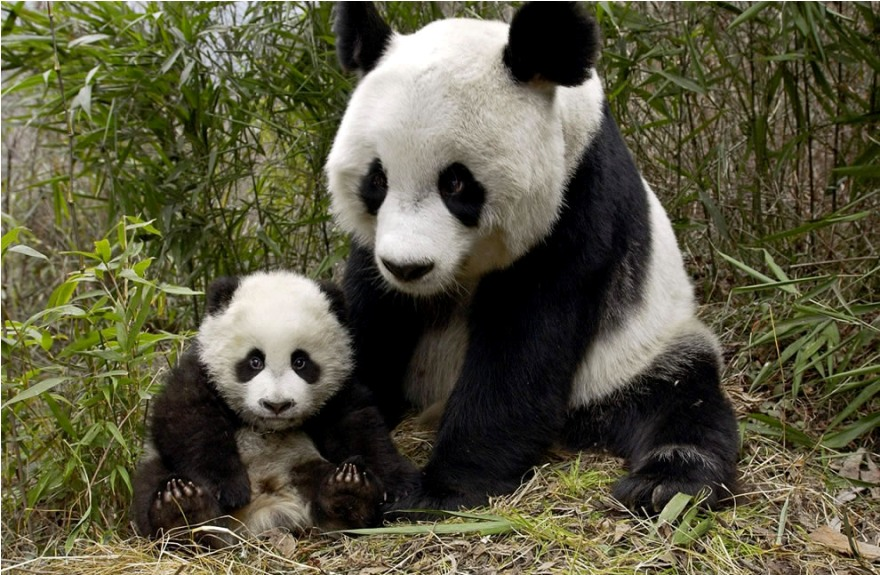
#> input picture lab_2/data/2_животные (2).jpg, 880 x 575 px; its folder holds only this picture in this run
$ jupyter execute --allow-errors main.ipynb   (shell and % lines are left out)   (older library calls are emulated)
#> lines starting #> are read from the running program, lines starting #| are printed output that depends on the picture; after the words box and inside, x2 and y2 are one past the last pixel; in counts of white or black regions, pixels touching at a corner belong together
[cell 1]
from copy import deepcopy

from glob import glob
from typing import List, Tuple, Optional, Callable, Mapping, Any
from tqdm.notebook import tqdm

import pandas as pd
import numpy as np
import cv2
import skfuzzy as fuzz

from sklearn.cluster import KMeans, DBSCAN, OPTICS, SpectralClustering, MeanShift
from sklearn.metrics import pairwise_distances
from skimage.feature import peak_local_max
from skimage.morphology import watershed
from skimage.segmentation import flood_fill
from scipy import ndimage
from matplotlib import pyplot as plt

## Read Data

[cell 2]
def read_one_image(
    image_name: str,
    resize_shape: Optional[Tuple[int, int]] = None
):
    image = cv2.imread(image_name)
    image = cv2.cvtColor(image, cv2.COLOR_BGR2RGB)
    if resize_shape is not None:
        image = cv2.resize(image, resize_shape)
    return image

def read_images(
    image_names: List[str],
    resize_shape: Optional[Tuple[int, int]] = None
):
    images = [read_one_image(el, resize_shape) for el in image_names]
#> in read_one_image, image is the input picture: shape (575, 880, 3); mean B, G, R 63.1, 87, 89.2
#> in read_one_image, `image = cv2.resize(image, resize_shape)`:
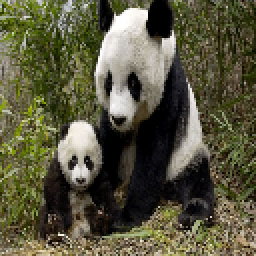
#> image: shape (128, 128, 3) (shown 2 times larger); mean R, G, B 88.7, 86.5, 62.6
#> images = 1 item
    if resize_shape is not None:
        images = np.stack(images)
    return images

[cell 3]
filenames = glob('data/2*.jpg')
print(filenames)

all_images = read_images(filenames, (128,128))
plt.imshow(all_images[0]);

## Util functions

[cell 4]
def uniform_normalize(im: np.array):
    return im.astype(float) / 255.0

# [23 lines left out: functions add_coord_encoding, apply_cluster_function, not called in this run]

def hi_beni_criteria(
    im: np.array,
    mask: np.array,

):
    nominator = 0.0
    denominator = 0.0
    im = uniform_normalize(im)
    clusters = np.unique(mask)

    im = im.reshape(-1,im.shape[-1])
    mask = mask.flatten()
    for clust in tqdm(clusters):
        clust_elems = im[mask == clust]
        non_clust_elems = im[mask != clust]
        nominator += pairwise_distances(clust_elems, n_jobs=-1).sum()
        denominator += pairwise_distances(clust_elems, non_clust_elems, n_jobs=-1).sum()
    return nominator / denominator

# [35 lines left out: functions fuzzy_kmeans, apply_watershed, not called in this run]

def apply_grabcut(
    input_image: np.ndarray,
    inital_box: Tuple[int,int,int,int]
):
    # Plot bound mask
    bound_mask = deepcopy(input_image)
    bound_mask = cv2.rectangle(bound_mask, (inital_box[0], inital_box[1]),(inital_box[2], inital_box[3]), [255,0,0], 1)

    plt.imshow(bound_mask)
    plt.show()

    # Plot GrabCut
    temp_im = deepcopy(input_image)
    mask = np.zeros(temp_im.shape[:2],np.uint8)
    bgdModel = np.zeros((1,65),np.float64)
    fgdModel = np.zeros((1,65),np.float64)
    rect = (0,0,120,120)
    cv2.grabCut(temp_im,mask,inital_box,bgdModel,fgdModel,5,cv2.GC_INIT_WITH_RECT)
    mask2 = np.where((mask==2)|(mask==0),0,1).astype('uint8')

    plt.imshow(temp_im * mask2[:,:,None])
    plt.show()

    # Count HiBeni
    score = hi_beni_criteria(input_image, mask2)

    return score

def apply_flood_fill(
    input_image: np.ndarray,
    inital_point: Tuple[int,int],
    toler: int = 50
):
#> called with inital_point = (80, 80), toler = 50
    grayscale = cv2.cvtColor(input_image, cv2.COLOR_RGB2GRAY)
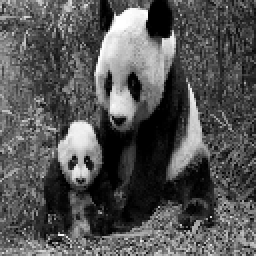
#> grayscale: shape (128, 128) (shown 2 times larger); min 0, max 255, mean 84.4
    segmented = flood_fill(grayscale, inital_point, 255, tolerance=toler)
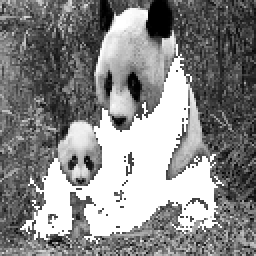
#> segmented: shape (128, 128) (shown 2 times larger); min 0, max 255, mean 135.5
    segmented = (segmented == 255).astype('uint8')
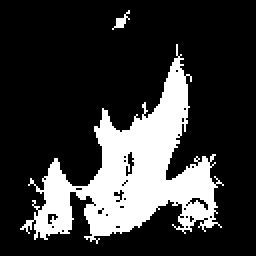
#> segmented: shape (128, 128) (shown 2 times larger); values 0 (black) and 1 (white), 21.9% white; 2 white regions, box (x1, y1, x2, y2) and area: (10, 22, 112, 122) 3548, (56, 5, 65, 15) 32

    plt.imshow((input_image * segmented[:,:,None]).astype('uint8'))
    plt.show()
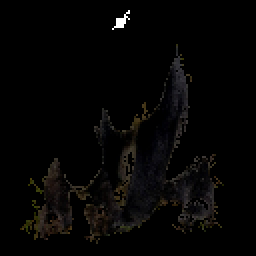
#> shown: shape (128, 128, 3) (shown 2 times larger); mean R, G, B 5.2, 4.5, 4
    plt.imshow(segmented)
    plt.show()

    # Count HiBeni
    score = hi_beni_criteria(input_image, segmented)
#> in uniform_normalize, `return im.astype(float) / 255.0`:
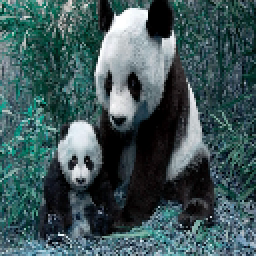
#> returned value: shape (128, 128, 3) float64 (shown 2 times larger); mean of channels 0, 1, 2 0.348, 0.339, 0.245; drawn as B, G, R
#> in hi_beni_criteria, `clusters = np.unique(mask)`: clusters = [0, 1]
#> in hi_beni_criteria, `mask = mask.flatten()`: mask = 16384 values, max 1 at index 704, min 0 at index 0, mean 0.219
#> after the loop in hi_beni_criteria, `for clust in tqdm(clusters):`: denominator = 0

    return score

# [34 lines left out: functions cv2_kmeans, sklearn_algs, not called in this run]

def cluster_evaluate_all_images(
    ims: np.array,
    clust_f: Callable,
    use_coord_enc: bool = False,
    use_normalization: bool = False,
    metric_fns: List[Tuple[Callable, str]] = [(hi_beni_criteria, 'hi-beni')]
):
    scores = {m_k:[] for _, m_k in metric_fns}
    for i in tqdm(range(ims.shape[0])):
        im = ims[i]

        plt.title("Image")
        plt.imshow(im)
        plt.show()

        mask = apply_cluster_function(
                    im=im,
                    clust_f=clust_f,
                    use_coord_enc=use_coord_enc,
                    use_uniform_norm=use_normalization
                )


        for clust in np.unique(mask):
            plt.title(f"Cluster {clust}")
            plt.imshow(im * (mask[:,:,None] == clust))
            plt.show()

        for m_f, m_k in metric_fns:
            m_v = m_f(im, mask)
            scores[m_k].append(m_v)
            print(f"{m_k} : {m_v}")

    for m_f, m_k in metric_fns:
        print(f"Mean {m_k} : {np.mean(scores[m_k])}")
        print(f"Std {m_k} : {np.std(scores[m_k])}")

    return scores

[cell 5]
all_results = dict()

## Flood Fill

[cell 6]
all_results['flood_fill'] = {"hi-beni": []}

#> (a cell that did not finish here is left out)

## Watershed

#> (a cell that did not finish here is left out)


## GrabCut

[cell 9]
all_results['grabcut'] = {"hi-beni": []}

#> (a cell that did not finish here is left out)

#> in apply_grabcut, `bound_mask = cv2.rectangle(bound_mask, (inital_box[0], inital_box[1]),..`:
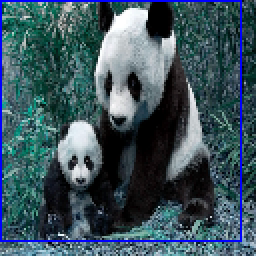
#> bound_mask: shape (128, 128, 3) (shown 2 times larger); 2.93% of pixels changed, all inside (x1, y1, x2, y2) = (0, 0, 121, 121); drawn as B, G, R
#> in apply_grabcut, `plt.show()`:
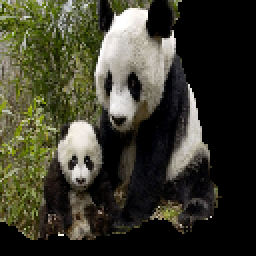
#> shown: shape (128, 128, 3) (shown 2 times larger); mean R, G, B 60, 59.4, 44.7
#> in hi_beni_criteria (call 2), `clusters = np.unique(mask)`:
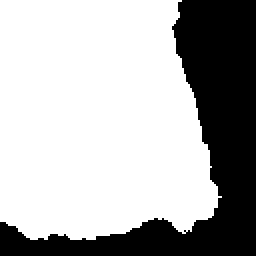
#> mask: shape (128, 128) (shown 2 times larger); values 0 (black) and 1 (white), 69.3% white; 1 black region, box (x1, y1, x2, y2) and area: (0, 0, 128, 128) 5038
#> in hi_beni_criteria (call 2), `mask = mask.flatten()`: mask = 16384 values, max 1 at index 0, min 0 at index 91, mean 0.693
#> after the loop in hi_beni_criteria, `for clust in tqdm(clusters):`: denominator = 0
all_results['grabcut']['hi-beni'].append(apply_grabcut(all_images[1], (5,25,120,120)))

## Sklearn MeanShift

#> (a cell that did not finish here is left out)


## Result table

[cell 12]
result_df = pd.DataFrame(
    index=all_results.keys(),
    columns=all_results[next(iter(all_results.keys()))].keys()
)

for k_exp in all_results.keys():
    for k_m in all_results[k_exp].keys():
        result_df.loc[k_exp,k_m] = all_results[k_exp][k_m]

for col in result_df.columns:
    result_df[f'{col}_mean'] = result_df[col].apply(np.mean)
    result_df[f'{col}_std'] = result_df[col].apply(np.std)

result_df

$ run again, on lab_2/data/2_животные.jpg
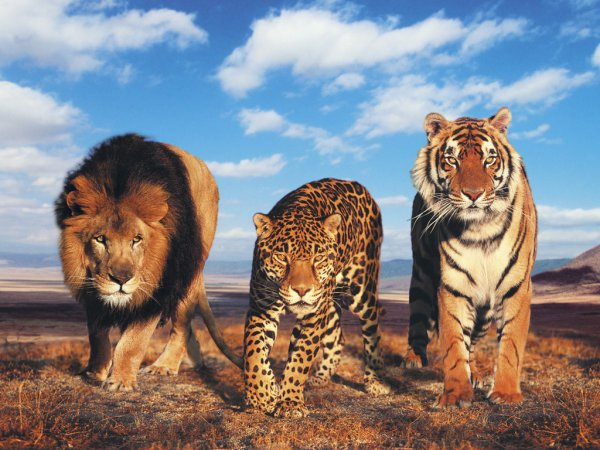
#> input picture lab_2/data/2_животные.jpg, 600 x 450 px
#> in read_one_image, image is the input picture: shape (450, 600, 3); mean B, G, R 134.1, 131.4, 134.5
#> images = 1 item
#> in apply_flood_fill, `segmented = (segmented == 255).astype('uint8')`:
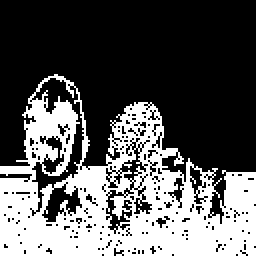
#> segmented: shape (128, 128) (shown 2 times larger); values 0 (black) and 1 (white), 35.5% white; 1 white region, box (x1, y1, x2, y2) and area: (0, 37, 128, 128) 5821
#> clusters = [0, 1]
#> in hi_beni_criteria, `mask = mask.flatten()`: mask = 16384 values, max 1 at index 4763, min 0 at index 0, mean 0.355
#> after the loop in hi_beni_criteria, `for clust in tqdm(clusters):`: denominator = 0
#> bound_mask: shape (128, 128, 3); mean of channels 0, 1, 2 138.2, 127.5, 129.8
#> in hi_beni_criteria (call 2), `clusters = np.unique(mask)`:
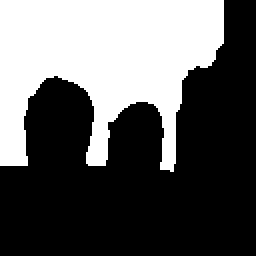
#> mask: shape (128, 128) (shown 2 times larger); values 0 (black) and 1 (white), 37.1% white; 1 white region, box (x1, y1, x2, y2) and area: (0, 0, 112, 86) 6086
#> in hi_beni_criteria (call 2), `mask = mask.flatten()`: mask = 16384 values, max 1 at index 0, min 0 at index 112, mean 0.371
#> after the loop in hi_beni_criteria, `for clust in tqdm(clusters):`: denominator = 0
